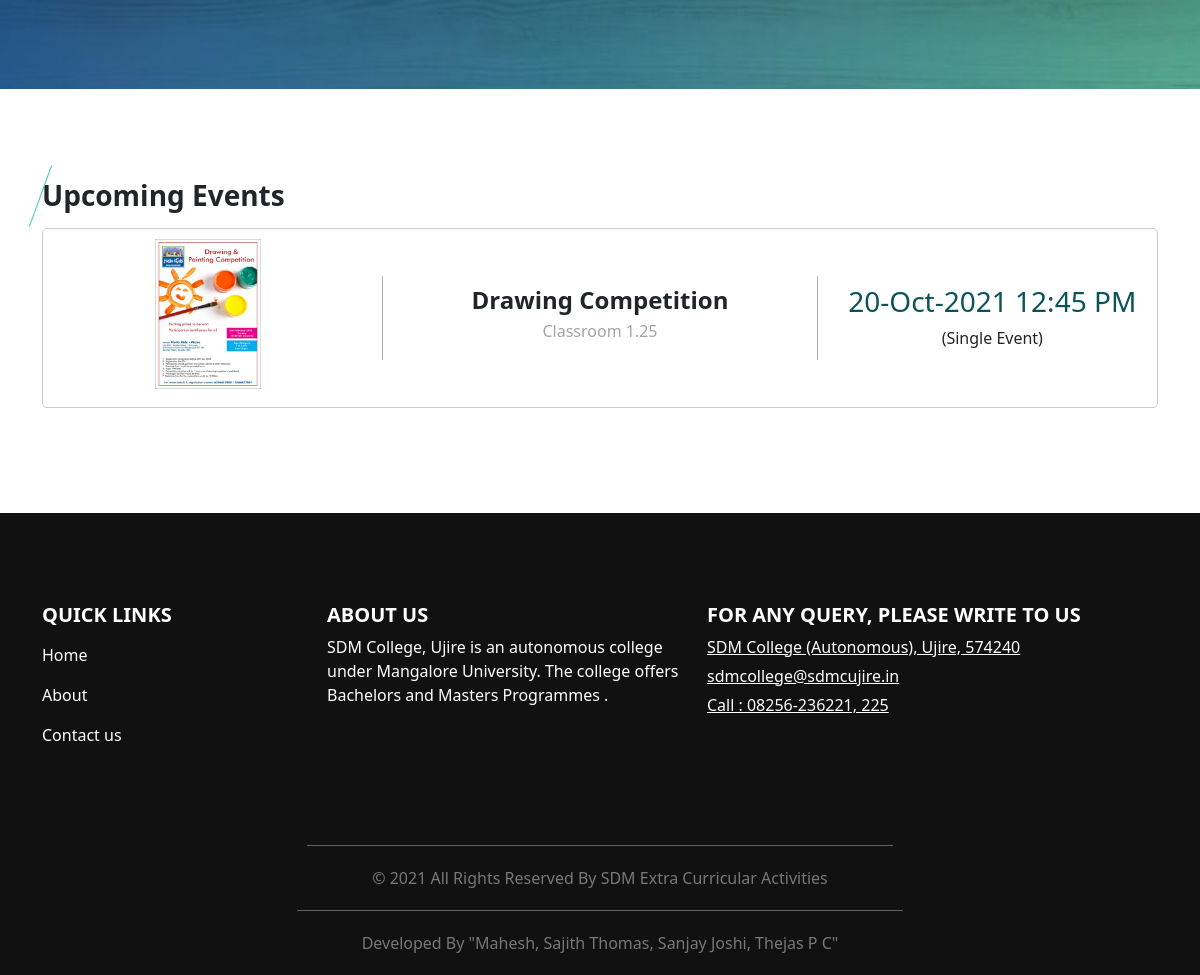
Before: / (lower part) with the older database file.
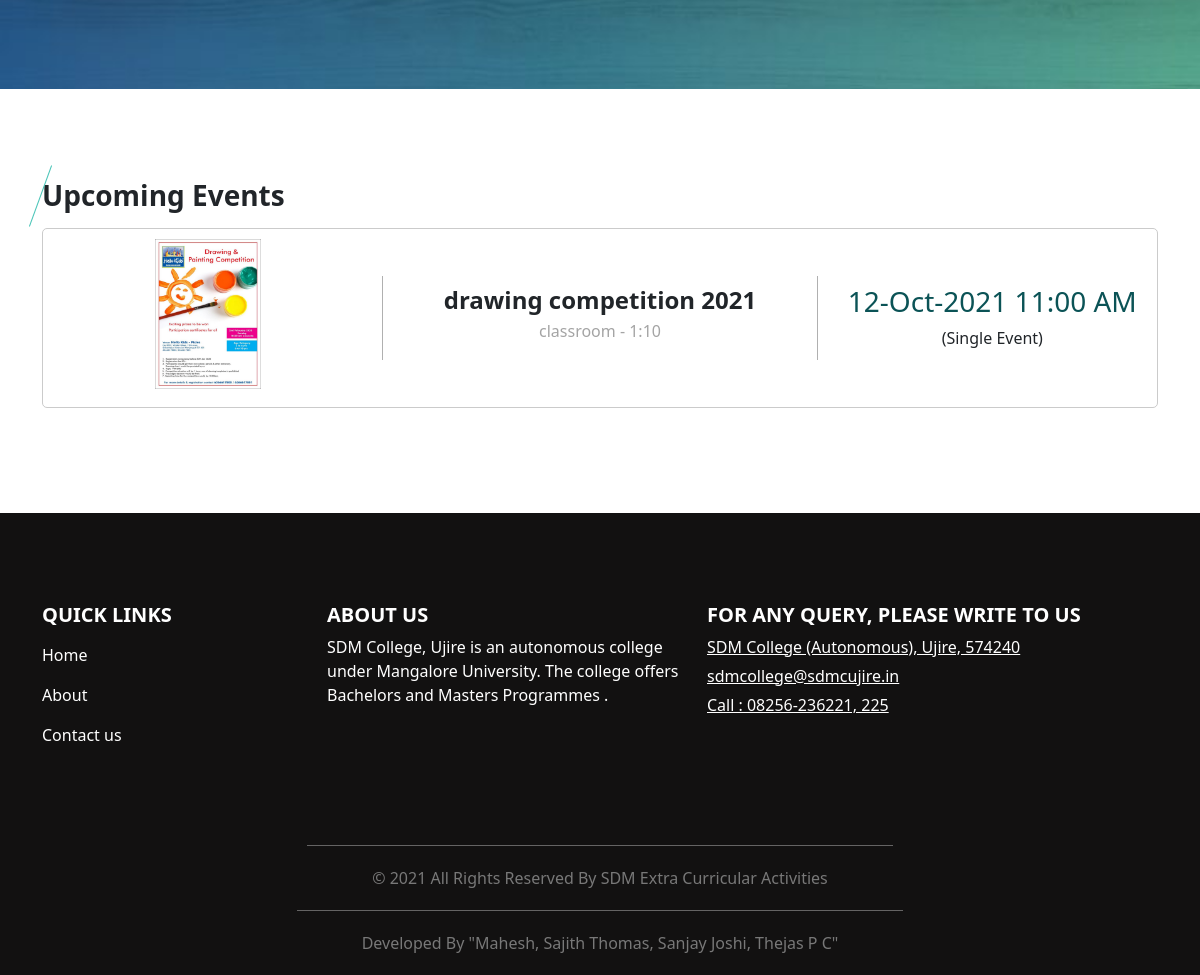
After: the same page with the newer database file.
### tables this page shows
CREATE TABLE `event` (
  `event_id` bigint(20) NOT NULL,
  `event_type_id` int(11) NOT NULL,
  `event_participation_type` varchar(25) NOT NULL COMMENT 'Single, Team',
  `no_of_participants` int(11) NOT NULL,
  `event_title` varchar(300) NOT NULL,
  `event_description` text NOT NULL,
  `event_rules` text NOT NULL,
  `event_banner` varchar(300) NOT NULL,
  `department_id` int(11) NOT NULL,
  `club_id` int(11) NOT NULL,
  `course_id` text NOT NULL,
  `st_class` text NOT NULL,
  `event_date_time` datetime NOT NULL,
  `event_venue` text NOT NULL,
  `staff_id` int(11) NOT NULL,
  `participation_limit` int(11) NOT NULL,
  `event_status` varchar(10) NOT NULL
);

### index.php (the view, shortened to what this page needs)
<?php
include("header.php");
include("slider.php");
?>
<?php
if(!isset($_SESSION['staff_id']))
{
	if(!isset($_SESSION['student_id']))
	{
?>
  <section class="login_section layout_padding">
  </section>
  <?php
}
}
?>
  <section class="event_section layout_padding">
    <div class="container">
      <div class="heading_container">
        <center><h3>
          Upcoming Events
        </h3></center>
      </div>
      <?php
		    $sqlview = "SELECT * FROM  event where event_date_time > '$dttim' ";
        $sqlview = $sqlview. " ORDER BY event_date_time DESC";
		    $qsqlview = mysqli_query($con,$sqlview);
	    	while($rsview = mysqli_fetch_array($qsqlview))
		    {
          ?>
      <div class="event_container">
        <div class="box">
          <div class="img-box">
           <h5>
		  <?php
      $imge=$rsview['event_banner'];
      echo '<img src="imgbanner/' .$imge .'" width="150" height="150">';
      ?>
		   </h5>
          </div>
          <div class="detail-box">
            <h4>
            <?php echo $rsview['event_title'];?>
            </h4>
            <h6>
              <?php echo $rsview['event_venue'];?>
            </h6>
          </div>
          <div class="date-box">
            <h3>
            <?php echo date("d-M-Y h:i A",strtotime($rsview['event_date_time']));?>
            </h3>
            (<?php echo $rsview['event_participation_type'];?> Event)
          </div>
        </div>
    </div>
        <?php
      }
        ?>
	</div>
  </section>
<?php
include("footer.php");
?>

Changed rows visible on the page:
removed event: event_banner (picture), event_title "Drawing Competition", event_venue "Classroom 1.25", event_date_time "20-Oct-2021 12:45 PM", event_participation_type "Single"
added event: event_banner (picture), event_title "drawing competition 2021", event_venue "classroom - 1:10", event_date_time "12-Oct-2021 11:00 AM", event_participation_type "Single"
